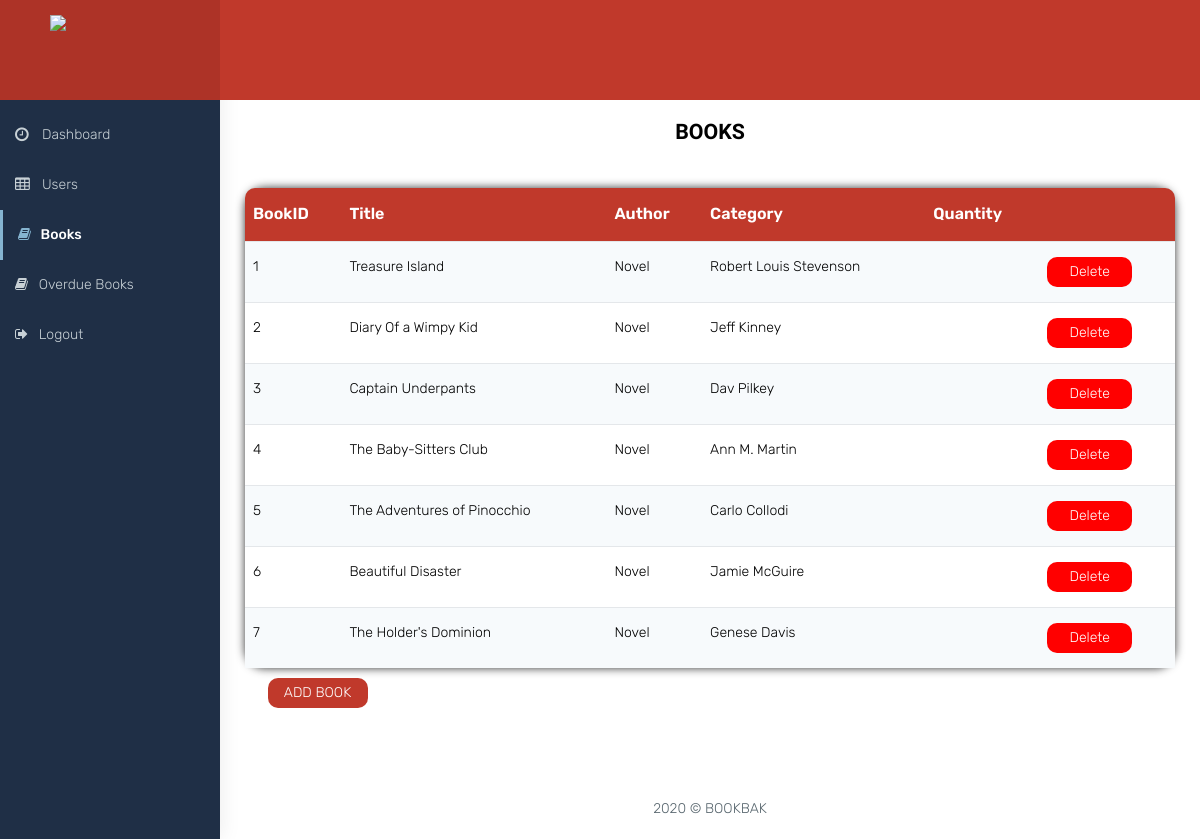
/Admin/frontend/admin_books.php, run on the app's committed database.
### tables this page shows
CREATE TABLE `books` (
  `BookID` int(11) NOT NULL,
  `Title` varchar(80) NOT NULL,
  `Book_image` varchar(100) DEFAULT NULL,
  `Category` varchar(30) DEFAULT NULL,
  `Author` varchar(70) NOT NULL,
  `book_summary` varchar(200) NOT NULL,
  `Book_Status` enum('borrowed','on-shelf') DEFAULT NULL
);

### books.php (called while the page is built, shortened)
<?php
class books{
    private $conn;
    public function __construct($db){
        $this->conn = $db;
    }
    function allbooks(){
        $query = "SELECT
                    *
                FROM
                Books";
        $stmt = $this->conn->prepare($query);
        $stmt->execute();
        return $stmt;
    }
}
?>

### Admin/frontend/admin_books.php (the view, shortened to what this page needs)
<?php
include(ROOT_PATH.'books.php');
include('navbar.php');
?>
<link href="css/admin.css" id="theme" rel="stylesheet">
    <div id="page-wrapper">
        <div class="container-fluid">
            <div class="row bg-title">
                <div class="">
                    <h4 class="page-title" style="color:black; font-size: 16pt;text-align:center; font-family: 'BioRhyme', serif;">BOOKS </h4>
                </div>
            </div>
            <div>
            <?php
            $database = new Database();
            $db = $database->getConnection();
            $book = new books($db);
            $stmt = $book->allbooks();
            if($stmt->rowCount() > 0){
                echo '
                <table class="table table-dark table-striped shadow">';
                echo '<thead>
                    <tr>
                        <th style="border-top-left-radius:10px">BookID</th>
                        <th>Title</th>
                        <th>Author</th>
                        <th>Category</th>
                        <th>Quantity</th>
                        <th style="border-top-right-radius:10px"> </th>
                    </tr>
                    </thead>';
                while($row = $stmt->fetch(PDO::FETCH_ASSOC)) {
                    echo "<tr>
                            <td>{$row["BookID"]}</td>
                            <td>{$row["Title"]}</td>
                            <td>{$row["Category"]}</td>
                            <td>{$row["Author"]}</td>
                            <td>{$row["Quantity"]}</td>
                            <td><form method= 'post' action ='admin_books.php'>
                                <button onclick='return checkDelete()' class='red' type='submit' value ='$row[BookID]' name='delete'>
                                Delete </button></form>
                            </td>
                        </tr>";}
                echo  "</table>";
            }
                ?>
            </div>
            <div class="row">
                <button type="button" class="normal" data-toggle="modal" data-target="#rideaddmodal" style="width:100px; margin-left:30px">
                    ADD BOOK
                </button>
            </div>
            </div>
        </div>
            <footer class="footer text-center"> 2020 &copy; BOOKBAK </footer>
        </div>
</body>
</html>

### Admin/frontend/css/colors/blue-dark.css (style rules this page uses)
body { background:#516673 }

### Admin/frontend/css/admin.css (style rules this page uses)
.red { border-color: red; background-color:red; color: #fff; -webkit-transition: all 150ms ease-in-out; transition: all 150ms ease-in-out; border-radius: 10px; width:85px; height:30px; border-style:none; }
.normal { border-color: #c0392b; background-color: #c0392b; color: #fff; -webkit-transition: all 150ms ease-in-out; transition: all 150ms ease-in-out; border-radius: 10px; width:85px; height:30px; border-style:none; }

### Admin/frontend/admin_books.php (style rules this page uses)
th { font-weight: 600; font-size: 12pt; color: white; background-color: #c0392b; }
.shadow { background-color: #fff; -webkit-border-radius: 20px; -moz-border-radius: 20px; border-radius: 20px; -webkit-box-shadow: rgba(0,0,0,0.8) 0px 0 10px; -moz-box-shadow: rgba(0,0,0,0.8) 0 0 10px; box-shadow: rgba(0,0,0,0.8) 0 0 10px; }
td { color:black }

### data on the page
books: BookID "1", Title "Treasure Island", Category "Novel", Author "Robert Louis Stevenson"
books: BookID "2", Title "Diary Of a Wimpy Kid", Category "Novel", Author "Jeff Kinney"
books: BookID "3", Title "Captain Underpants", Category "Novel", Author "Dav Pilkey"
books: BookID "4", Title "The Baby-Sitters Club", Category "Novel", Author "Ann M. Martin"
books: BookID "5", Title "The Adventures of Pinocchio", Category "Novel", Author "Carlo Collodi"
books: BookID "6", Title "Beautiful Disaster", Category "Novel", Author "Jamie McGuire"
books: BookID "7", Title "The Holder's Dominion", Category "Novel", Author "Genese Davis"
